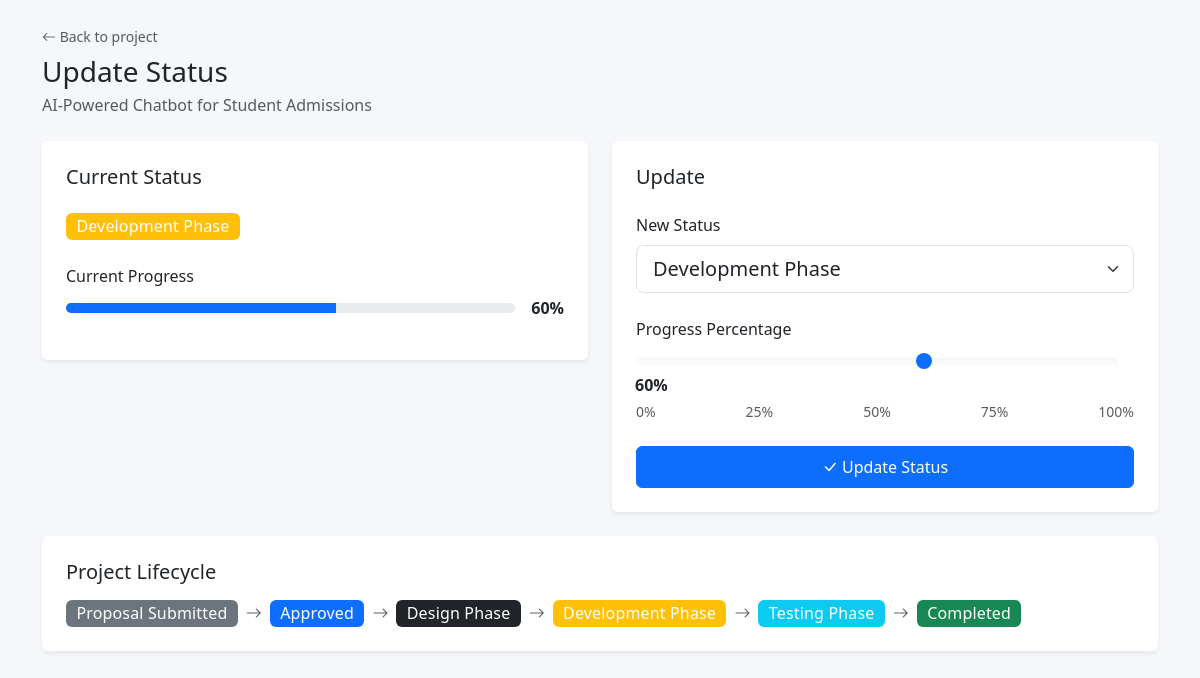
Screenshot of /projects/update_status.php?id=1 (signed in) with the database file from the repository.
### tables this page shows
CREATE TABLE IF NOT EXISTS projects (
    id INT AUTO_INCREMENT PRIMARY KEY,
    project_title VARCHAR(200) NOT NULL,
    student_name VARCHAR(100) NOT NULL,
    supervisor_name VARCHAR(100) NOT NULL,
    description TEXT,
    start_date DATE DEFAULT NULL,
    expected_completion DATE DEFAULT NULL,
    status ENUM(
        'Proposal Submitted',
        'Approved',
        'Design Phase',
        'Development Phase',
        'Testing Phase',
        'Completed'
    ) NOT NULL DEFAULT 'Proposal Submitted',
    progress_percentage INT DEFAULT 0 CHECK (progress_percentage >= 0 AND progress_percentage <= 100),
    created_at TIMESTAMP DEFAULT CURRENT_TIMESTAMP
);

### projects/update_status.php (the view, shortened to what this page needs)
<?php
$conn = getConnection();
$project_id = isset($_GET['id']) ? (int)$_GET['id'] : 0;
$stmt = $conn->prepare('SELECT * FROM projects WHERE id = ?');
$stmt->bind_param('i', $project_id);
$stmt->execute();
$project = $stmt->get_result()->fetch_assoc();
?>
<!DOCTYPE html>
<html lang="en">
<head>
    <link href="https://cdn.jsdelivr.net/npm/bootstrap@5.3.0/dist/css/bootstrap.min.css" rel="stylesheet">
    <link rel="stylesheet" href="https://cdn.jsdelivr.net/npm/bootstrap-icons@1.11.0/font/bootstrap-icons.css">
    <link rel="stylesheet" href="../assets/css/style.css">
</head>
<body>
    <div class="container py-4">
        <div class="mb-4">
            <a href="view_projects.php?id=<?= $project_id ?>" class="text-decoration-none text-muted small d-inline-block mb-2">
                <i class="bi bi-arrow-left"></i> Back to project
            </a>
            <h1 class="h3 mb-1">Update Status</h1>
            <p class="text-muted mb-0"><?= htmlspecialchars($project['project_title']) ?></p>
        </div>
        <div class="row g-4">
            <div class="col-lg-6">
                <div class="card border-0 shadow-sm">
                    <div class="card-body p-4">
                        <h5 class="card-title mb-4">Current Status</h5>
                        <div class="mb-4">
                            <span class="badge bg-<?php
                                $s = $project['status'];
                                if ($s === 'Completed') echo 'success';
                                elseif ($s === 'Approved') echo 'primary';
                                elseif ($s === 'Proposal Submitted') echo 'secondary';
                                elseif ($s === 'Testing Phase') echo 'info';
                                elseif ($s === 'Development Phase') echo 'warning';
                                else echo 'dark';
                            ?> fs-6"><?= htmlspecialchars($project['status']) ?></span>
                        </div>
                        <div class="mb-3">
                            <label class="form-label">Current Progress</label>
                            <div class="d-flex align-items-center gap-3">
                                <div class="progress flex-grow-1" style="height:10px;">
                                    <div class="progress-bar" style="width:<?= $project['progress_percentage'] ?>%"></div>
                                </div>
                                <strong><?= $project['progress_percentage'] ?>%</strong>
                            </div>
                        </div>
                    </div>
                </div>
            </div>
            <div class="col-lg-6">
                <div class="card border-0 shadow-sm">
                    <div class="card-body p-4">
                        <h5 class="card-title mb-4">Update</h5>
                        <form method="POST" action="">
                            <div class="mb-4">
                                <label class="form-label">New Status</label>
                                <select class="form-select form-select-lg" name="status">
                                    <option value="Development Phase" <?= $project['status'] === 'Development Phase' ? 'selected' : '' ?>>Development Phase</option>
                                </select>
                            </div>
                            <div class="mb-4">
                                <label class="form-label">Progress Percentage</label>
                                <div class="input-group">
                                    <input type="range" class="form-range me-3" name="progress_percentage"
                                           min="0" max="100" value="<?= $project['progress_percentage'] ?>"
                                           id="progressSlider"
                                           oninput="document.getElementById('progressVal').textContent = this.value + '%'">
                                    <span class="fw-bold" id="progressVal"><?= $project['progress_percentage'] ?>%</span>
                                </div>
                                <div class="d-flex justify-content-between small text-muted mt-1">
                                    <span>0%</span><span>25%</span><span>50%</span><span>75%</span><span>100%</span>
                                </div>
                            </div>
                            <button type="submit" class="btn btn-primary w-100 py-2">
                                <i class="bi bi-check-lg"></i> Update Status
                            </button>
                        </form>
                    </div>
                </div>
            </div>
        </div>
        <div class="card border-0 shadow-sm mt-4">
            <div class="card-body p-4">
                <h5 class="card-title mb-3">Project Lifecycle</h5>
                <div class="d-flex flex-wrap gap-2 align-items-center">
                    <span class="badge bg-secondary fs-6">Proposal Submitted</span>
                    <i class="bi bi-arrow-right text-muted"></i>
                    <span class="badge bg-primary fs-6">Approved</span>
                    <i class="bi bi-arrow-right text-muted"></i>
                    <span class="badge bg-dark fs-6">Design Phase</span>
                    <i class="bi bi-arrow-right text-muted"></i>
                    <span class="badge bg-warning fs-6">Development Phase</span>
                    <i class="bi bi-arrow-right text-muted"></i>
                    <span class="badge bg-info fs-6">Testing Phase</span>
                    <i class="bi bi-arrow-right text-muted"></i>
                    <span class="badge bg-success fs-6">Completed</span>
                </div>
            </div>
        </div>
    </div>
</body>
</html>

### assets/css/style.css (style rules this page uses)
body { min-height: 100vh; background-color: #f5f7fa; }
.card { transition: box-shadow 0.2s ease, transform 0.2s ease; }
.badge { font-weight: 500; letter-spacing: 0.01em; }
.progress-bar { transition: width 0.4s ease; }

### rows the page displays
projects: project_title "AI-Powered Chatbot for Student Admissions", status "Development Phase", progress_percentage "60"
